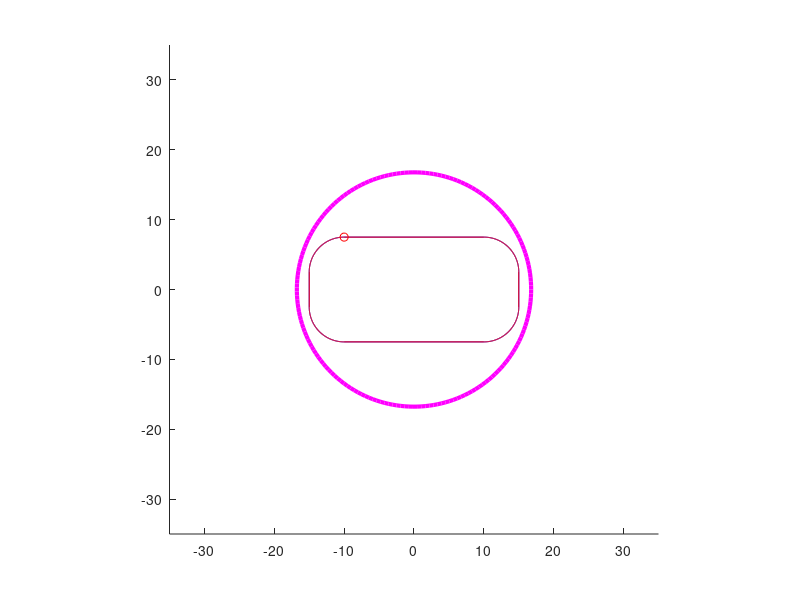

The MATLAB script that drew this image: (Note: this script raises an error after producing the figure.)
close all;
clear all;
clc;
hold on;

pipe.length = 30;
pipe.width  = 15;
pipe.height = 100;
pipe.radius = 5;

outter_rectangle.length = pipe.length; %Main Edge
outter_rectangle.width  = pipe.width;
outter_rectangle.radius = pipe.radius;
segments = 180;

inner_rectangle.length = outter_rectangle.length / 2 - outter_rectangle.radius;
inner_rectangle.width  = outter_rectangle.width  / 2 - outter_rectangle.radius;

outter_points = [
        outter_rectangle.length / 2, outter_rectangle.width / 2; %RU
       -outter_rectangle.length / 2, outter_rectangle.width / 2; %LU
       -outter_rectangle.length / 2,-outter_rectangle.width / 2; %LD
        outter_rectangle.length / 2,-outter_rectangle.width / 2; %RD
];

inner_points = [
        inner_rectangle.length,  inner_rectangle.width; %RU
       -inner_rectangle.length,  inner_rectangle.width; %LU
       -inner_rectangle.length, -inner_rectangle.width; %LD
        inner_rectangle.length, -inner_rectangle.width; %RD
];

arc_points.right_up(:,1)   = inner_points(1,1) + outter_rectangle.radius * cos(linspace(0, pi/2, segments))';
arc_points.right_up(:,2)   = inner_points(1,2) + outter_rectangle.radius * sin(linspace(0, pi/2, segments))';

arc_points.left_up(:,1)    = inner_points(2,1) + outter_rectangle.radius * cos(linspace(pi/2, pi, segments))';
arc_points.left_up(:,2)    = inner_points(2,2) + outter_rectangle.radius * sin(linspace(pi/2, pi, segments))';

arc_points.left_down(:,1)  = inner_points(3,1) + outter_rectangle.radius * cos(linspace(pi, 3 * pi / 2, segments))';
arc_points.left_down(:,2)  = inner_points(3,2) + outter_rectangle.radius * sin(linspace(pi, 3 * pi / 2, segments))';

arc_points.right_down(:,1) = inner_points(4,1) + outter_rectangle.radius * cos(linspace(3 * pi / 2, 2 * pi, segments))';
arc_points.right_down(:,2) = inner_points(4,2) + outter_rectangle.radius * sin(linspace(3 * pi / 2, 2 * pi, segments))';

rectangle_points = [
    inner_points(1,1), inner_points(1,2) + outter_rectangle.radius;
    inner_points(2,1), inner_points(2,2) + outter_rectangle.radius;

    inner_points(2,1) - outter_rectangle.radius, inner_points(2,2);
    inner_points(3,1) - outter_rectangle.radius, inner_points(3,2);

    inner_points(3,1), inner_points(3,2) - outter_rectangle.radius;
    inner_points(4,1), inner_points(4,2) - outter_rectangle.radius;

    inner_points(4,1) + outter_rectangle.radius, inner_points(4,2);
    inner_points(1,1) + outter_rectangle.radius, inner_points(1,2);
];

axis equal;
max_limits = max(outter_rectangle.length, outter_rectangle.width) + 5;
axis([-max_limits, max_limits, -max_limits, max_limits]);

draw_rounded_rectangle = @(rectangle_points, arc_points, color) {
    plot(rectangle_points(1:2,1), rectangle_points(1:2,2) , color);
    plot(rectangle_points(3:4,1), rectangle_points(3:4,2) , color);
    plot(rectangle_points(5:6,1), rectangle_points(5:6,2) , color);
    plot(rectangle_points(7:8,1), rectangle_points(7:8,2) , color);

    plot(arc_points.right_up(:,1),   arc_points.right_up(:,2)   , color);
    plot(arc_points.left_up(:,1),    arc_points.left_up(:,2)    , color);
    plot(arc_points.left_down(:,1),  arc_points.left_down(:,2)  , color);
    plot(arc_points.right_down(:,1), arc_points.right_down(:,2) , color);
};

draw_rounded_rectangle(rectangle_points, arc_points, 'b');

alpha = linspace(0, 2 * pi, segments);
circle.radius = sqrt(outter_points(1,1)^2 + outter_points(1,2)^2);
circle.x = circle.radius * cos(alpha);
circle.y = circle.radius * sin(alpha);
plot(circle.x, circle.y, 'm', 'LineWidth', 3);

rot_rectangle_points = rectangle_points;
rot_arc_points = arc_points;

handle_up    = plot(rot_rectangle_points(1:2,1), rot_rectangle_points(1:2,2) , 'r');
handle_left  = plot(rot_rectangle_points(3:4,1), rot_rectangle_points(3:4,2) , 'r');
handle_down  = plot(rot_rectangle_points(5:6,1), rot_rectangle_points(5:6,2) , 'r');
handle_right = plot(rot_rectangle_points(7:8,1), rot_rectangle_points(7:8,2) , 'r');

handle_right_up   = plot(rot_arc_points.right_up(:,1)  , rot_arc_points.right_up(:,2)   , 'r');
handle_left_up    = plot(rot_arc_points.left_up(:,1)   , rot_arc_points.left_up(:,2)    , 'r');
handle_left_down  = plot(rot_arc_points.left_down(:,1) , rot_arc_points.left_down(:,2)  , 'r');
handle_right_down = plot(rot_arc_points.right_down(:,1), rot_arc_points.right_down(:,2) , 'r');

laser.trail_1 = zeros(segments,2);
laser.trail_2 = zeros(segments,2);
laser.trail_3 = zeros(segments,2);
laser.trail_4 = zeros(segments,2);
laser.trail_5 = zeros(segments,2);
laser.trail_6 = zeros(segments,2);
laser.trail_7 = zeros(segments,2);
laser.trail_8 = zeros(segments,2);
laser.trail_9 = zeros(segments,2);

workpoints(1,1) = (rot_rectangle_points(1,1) + rot_rectangle_points(2,1)) / 2;
workpoints(1,2) =  rot_rectangle_points(1,2);

laser.trail_1(:,1) = linspace(workpoints(1,1), rot_rectangle_points(2,1), segments);
laser.trail_1(:,2) = workpoints(1,2) * ones(segments,1);

handle_laser = plot(laser.trail_1(1,1), laser.trail_1(1,2), 'ro');
for i = 1 : segments
    set(handle_laser, 'xdata', laser.trail_1(i,1), 'ydata', laser.trail_1(i,2));
    pause(0.01);
end

alpha = linspace(0, -pi / 2, segments);
temp_arc = rot_arc_points.left_up;
for i = 1 : segments
    laser.trail_2(i,:) = rotate_coord(temp_arc(i,:), alpha(1,i));
end

alpha = -pi/ 2 / segments;
rot_radians = alpha;
for i = 1 : segments
    rot_rectangle_points      = rotate_coord(rot_rectangle_points      , rot_radians);
    rot_arc_points.right_up   = rotate_coord(rot_arc_points.right_up   , rot_radians);
    rot_arc_points.left_up    = rotate_coord(rot_arc_points.left_up    , rot_radians);
    rot_arc_points.left_down  = rotate_coord(rot_arc_points.left_down  , rot_radians);
    rot_arc_points.right_down = rotate_coord(rot_arc_points.right_down , rot_radians);

    set(handle_up   , 'xdata', rot_rectangle_points(1:2,1), 'ydata', rot_rectangle_points(1:2,2));
    set(handle_left , 'xdata', rot_rectangle_points(3:4,1), 'ydata', rot_rectangle_points(3:4,2));
    set(handle_down , 'xdata', rot_rectangle_points(5:6,1), 'ydata', rot_rectangle_points(5:6,2));
    set(handle_right, 'xdata', rot_rectangle_points(7:8,1), 'ydata', rot_rectangle_points(7:8,2));

    set(handle_right_up  , 'xdata', rot_arc_points.right_up(:,1)  , 'ydata', rot_arc_points.right_up(:,2)   );
    set(handle_left_up   , 'xdata', rot_arc_points.left_up(:,1)   , 'ydata', rot_arc_points.left_up(:,2)    );
    set(handle_left_down , 'xdata', rot_arc_points.left_down(:,1) , 'ydata', rot_arc_points.left_down(:,2)  );
    set(handle_right_down, 'xdata', rot_arc_points.right_down(:,1), 'ydata', rot_arc_points.right_down(:,2) );

    set(handle_laser, 'xdata', laser.trail_2(i,1), 'ydata', laser.trail_2(i,2));

    drawnow;
end

